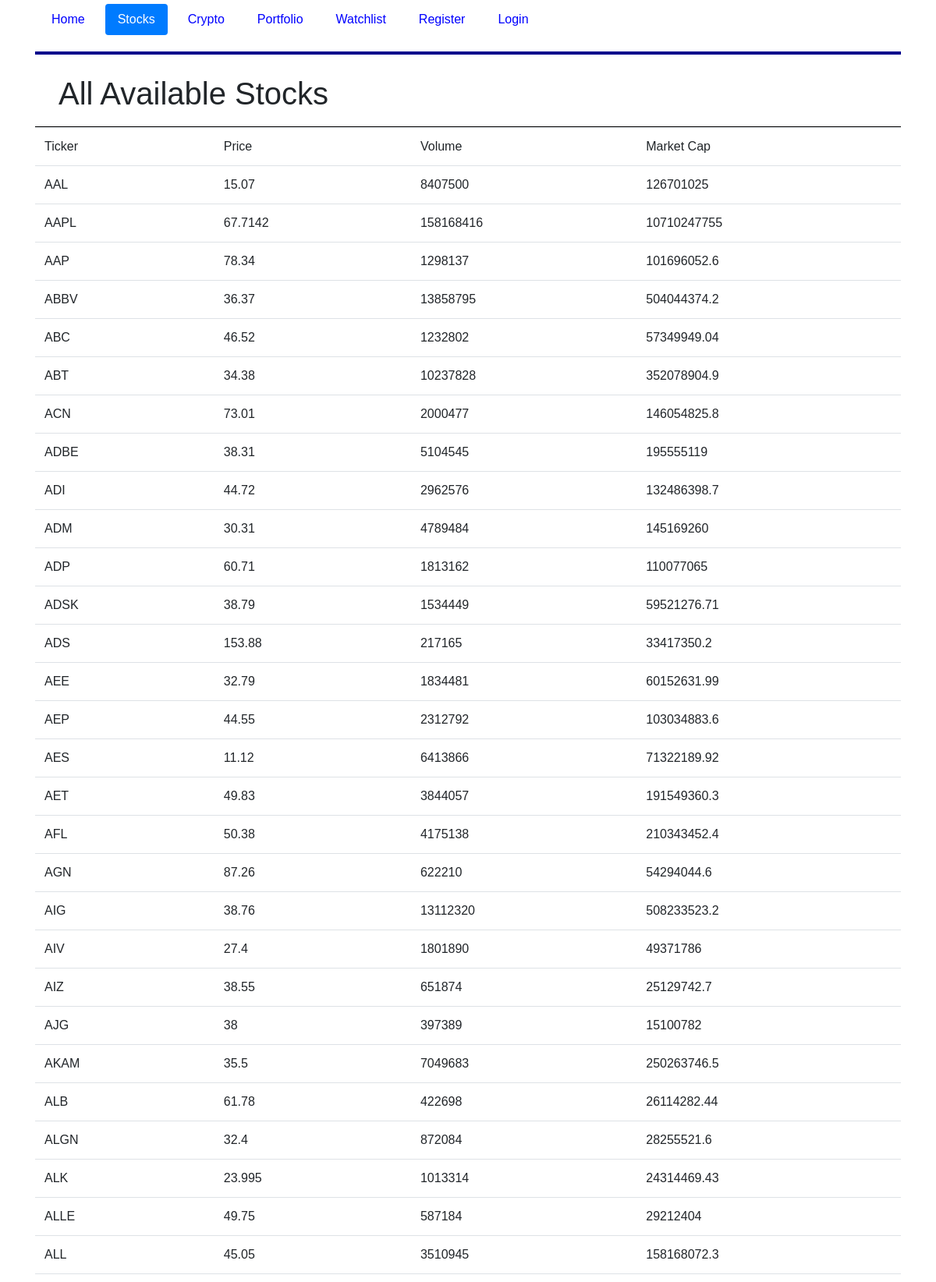
The app's page /stocks (upper part) with its own data.
### tables this page shows
CREATE TABLE stocks(
    s_ticker varchar(6) not null,
    s_price decimal(4,2) not null,
    s_volume decimal(10,0) not null,
    s_cap decimal(15,2) not null
);

### application/routes.py (the view, shortened to what this page needs)
@app.route("/stocks", methods=['POST', 'GET'])
def stocks():
    conn = db
    db.row_factory = sqlite3.Row
    cur = db.cursor()
    cur.execute("select * from stocks;")
    stock_rows = cur.fetchall()
    return render_template("stocks.html",stock_rows=stock_rows,stocks=True)

### application/routes.py (called while the page is built)
@app.teardown_appcontext
def close_connection(exception):
    db = getattr(g, '_database', None)
    if db is not None:
        db.close()

### application/templates/stocks.html (shortened to what this page needs)
{% extends "layout.html" %}
{% block content %}
    <div class="stock-container">
                <h1>All Available Stocks</h1>
    </div>
    <table id="stockData" class="table table-stripped">
        <thead>
            <td>Ticker</td>
            <td>Price</td>
            <td>Volume</td>
            <td>Market Cap</td>
        </thead>
        {% for row in stock_rows %}
            <tr>
                <form action="" method="post">
                    <td><input type="hidden" name="ticker" value="{{ row["s_ticker"] }}"> {{ row["s_ticker"] }}</td>
                    <td>{{row["s_price"]}}</td>
                    <td>{{row["s_volume"]}}</td>
                    <td>{{row["s_cap"]}}</td>
                </form>
            </tr>
        {% endfor %}
    </table>
{% endblock %}

### application/static/css/main.css (style rules this page uses)
* { box-sizing: border-box; }
*:before, *:after { box-sizing: border-box; }
html, body { font-family: Arial, Helvetica, sans-serif; height: 100%; position: relative; margin:0px; }
.stock-container { display: flex; align-items: center; justify-content: space-between; border-bottom: 1px solid #000; padding: 10px 30px; }

### records on screen
stocks: s_ticker "AAL", s_price "15.07", s_volume "8407500", s_cap "126701025"
stocks: s_ticker "AAPL", s_price "67.7142", s_volume "158168416", s_cap "10710247755"
stocks: s_ticker "AAP", s_price "78.34", s_volume "1298137", s_cap "101696052.6"
stocks: s_ticker "ABBV", s_price "36.37", s_volume "13858795", s_cap "504044374.2"
stocks: s_ticker "ABC", s_price "46.52", s_volume "1232802", s_cap "57349949.04"
stocks: s_ticker "ABT", s_price "34.38", s_volume "10237828", s_cap "352078904.9"
stocks: s_ticker "ACN", s_price "73.01", s_volume "2000477", s_cap "146054825.8"
stocks: s_ticker "ADBE", s_price "38.31", s_volume "5104545", s_cap "195555119"
stocks: s_ticker "ADI", s_price "44.72", s_volume "2962576", s_cap "132486398.7"
stocks: s_ticker "ADM", s_price "30.31", s_volume "4789484", s_cap "145169260"
stocks: s_ticker "ADP", s_price "60.71", s_volume "1813162", s_cap "110077065"
stocks: s_ticker "ADSK", s_price "38.79", s_volume "1534449", s_cap "59521276.71"
stocks: s_ticker "ADS", s_price "153.88", s_volume "217165", s_cap "33417350.2"
stocks: s_ticker "AEE", s_price "32.79", s_volume "1834481", s_cap "60152631.99"
stocks: s_ticker "AEP", s_price "44.55", s_volume "2312792", s_cap "103034883.6"
stocks: s_ticker "AES", s_price "11.12", s_volume "6413866", s_cap "71322189.92"
stocks: s_ticker "AET", s_price "49.83", s_volume "3844057", s_cap "191549360.3"
stocks: s_ticker "AFL", s_price "50.38", s_volume "4175138", s_cap "210343452.4"
stocks: s_ticker "AGN", s_price "87.26", s_volume "622210", s_cap "54294044.6"
stocks: s_ticker "AIG", s_price "38.76", s_volume "13112320", s_cap "508233523.2"
stocks: s_ticker "AIV", s_price "27.4", s_volume "1801890", s_cap "49371786"
stocks: s_ticker "AIZ", s_price "38.55", s_volume "651874", s_cap "25129742.7"
stocks: s_ticker "AJG", s_price "38", s_volume "397389", s_cap "15100782"
stocks: s_ticker "AKAM", s_price "35.5", s_volume "7049683", s_cap "250263746.5"
stocks: s_ticker "ALB", s_price "61.78", s_volume "422698", s_cap "26114282.44"
stocks: s_ticker "ALGN", s_price "32.4", s_volume "872084", s_cap "28255521.6"
stocks: s_ticker "ALK", s_price "23.995", s_volume "1013314", s_cap "24314469.43"
stocks: s_ticker "ALLE", s_price "49.75", s_volume "587184", s_cap "29212404"
stocks: s_ticker "ALL", s_price "45.05", s_volume "3510945", s_cap "158168072.3"
